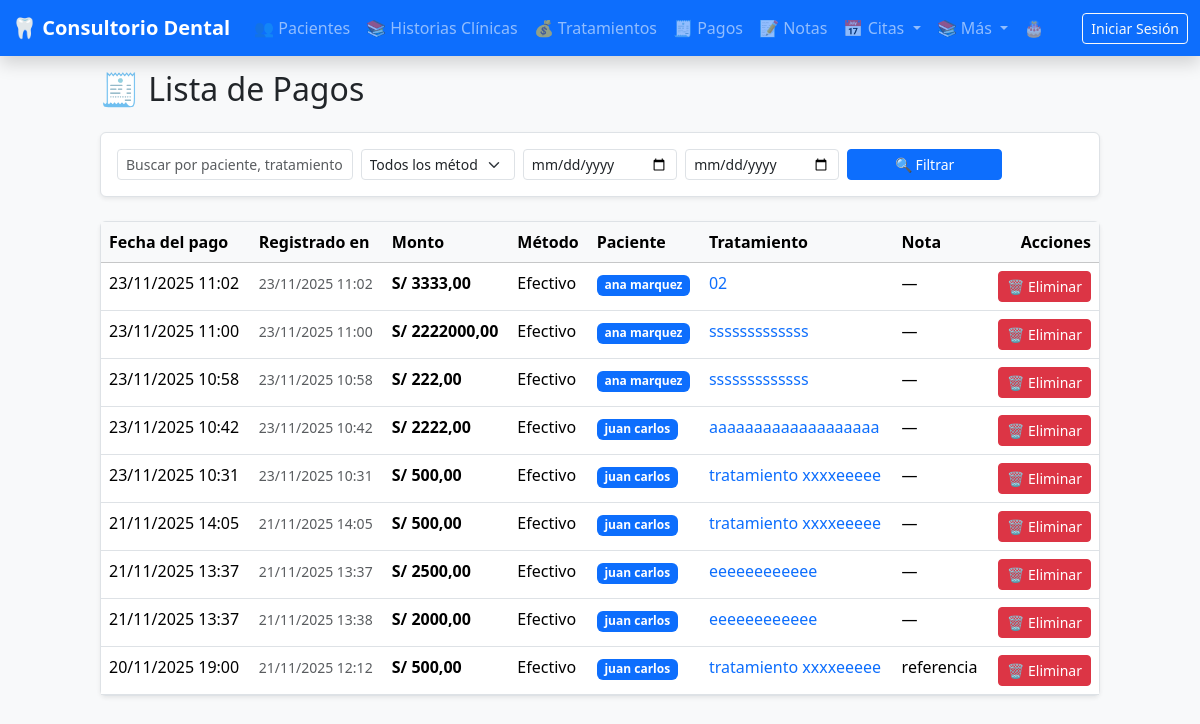
/tratamientos/pagos/, run on an earlier commit of the app's database.
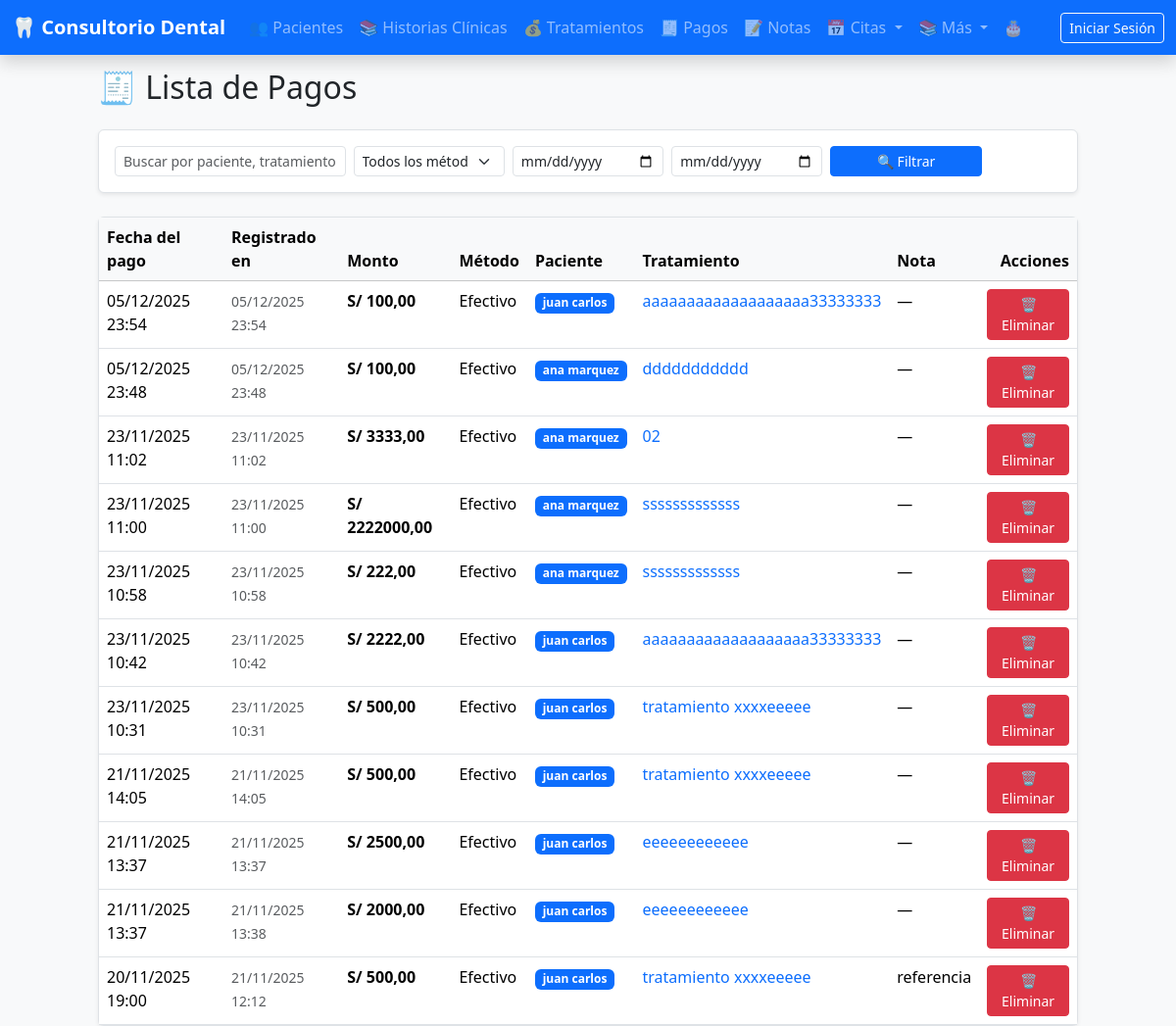
And on a later commit of the database.
### tratamientos/models.py (models this page shows, shortened)
class Pago(models.Model):
    tratamiento = models.ForeignKey(
        Tratamiento,
        on_delete=models.CASCADE,
        related_name='pagos',
        verbose_name="Tratamiento"
    )
    fecha_pago = models.DateTimeField(
        verbose_name="Fecha y hora del pago",
        default=timezone.now
    )
    monto = models.DecimalField(
        max_digits=10,
        decimal_places=2,
        verbose_name="Monto (S/)"
    )
    METODO_PAGO_CHOICES = [
        ('efectivo', 'Efectivo'),
        ('yape', 'Yape'),
        ('plin', 'Plin'),
        ('transferencia', 'Transferencia bancaria'),
        ('tarjeta', 'Tarjeta'),
        ('otro', 'Otro'),
    ]
    metodo_pago = models.CharField(
        max_length=15,
        choices=METODO_PAGO_CHOICES,
        default='efectivo',
        verbose_name="Método de pago"
    )
    nota = models.TextField(
        blank=True,
        verbose_name="Nota (opcional)"
    )
    registrado_en = models.DateTimeField(auto_now_add=True)
    class Meta:
        verbose_name = "Pago"
        verbose_name_plural = "Pagos"
        ordering = ['-fecha_pago']

class Tratamiento(models.Model):
    paciente = models.ForeignKey(
        Paciente,
        on_delete=models.CASCADE,
        related_name='tratamientos',
        verbose_name="Paciente"
    )
    nombre = models.CharField(
        max_length=200,
        verbose_name="Nombre del tratamiento",
        help_text="Ej: Endodoncia muela 36, Blanqueamiento, etc."
    )
    descripcion = models.TextField(
        blank=True,
        verbose_name="Descripción detallada"
    )
    costo_total = models.DecimalField(
        max_digits=10,
        decimal_places=2,
        verbose_name="Costo total (S/)"
    )
    fecha_inicio = models.DateField(
        verbose_name="Fecha de inicio"
    )
    fecha_fin = models.DateField(
        blank=True,
        null=True,
        verbose_name="Fecha de finalización (opcional)"
    )
    ESTADO_CHOICES = [
        ('pendiente', 'Pendiente'),
        ('en_progreso', 'En progreso'),
        ('completado', 'Completado'),
    ]
    estado = models.CharField(
        max_length=12,
        choices=ESTADO_CHOICES,
        default='pendiente',
        verbose_name="Estado del tratamiento"
    )
    creado_en = models.DateTimeField(auto_now_add=True)
    actualizado_en = models.DateTimeField(auto_now=True)
    class Meta:
        verbose_name = "Tratamiento"
        verbose_name_plural = "Tratamientos"
        ordering = ['-creado_en']

### pacientes/models.py (models this page shows, shortened)
class Paciente(models.Model):
    nombre_completo = models.CharField(
        max_length=150,
        verbose_name="Nombre completo",
        help_text="Nombres y apellidos completos"
    )
    dni = models.CharField(
        max_length=8,
        unique=True,
        verbose_name="DNI",
        validators=[MinLengthValidator(8)],
        help_text="Documento Nacional de Identidad (8 dígitos)"
    )
    fecha_nacimiento = models.DateField(
        verbose_name="Fecha de nacimiento"
    )
    GENERO_CHOICES = [
        ('M', 'Masculino'),
        ('F', 'Femenino'),
        ('O', 'Otro'),
    ]
    genero = models.CharField(
        max_length=1,
        choices=GENERO_CHOICES,
        verbose_name="Género"
    )
    ESTADO_CIVIL_CHOICES = [
        ('S', 'Soltero/a'),
        ('C', 'Casado/a'),
        ('D', 'Divorciado/a'),
        ('V', 'Viudo/a'),
        ('U', 'Unión libre'),
    ]
    estado_civil = models.CharField(
        max_length=1,
        choices=ESTADO_CIVIL_CHOICES,
        verbose_name="Estado civil"
    )
    telefono = models.CharField(
        max_length=15,
        blank=True,
        verbose_name="Teléfono"
    )
    distrito = models.CharField(
        max_length=100,
        blank=True,
        verbose_name="Distrito"
    )
    direccion = models.TextField(
        blank=True,
        verbose_name="Dirección"
    )
    email = models.EmailField(
        blank=True,
        verbose_name="Email"
    )
    ocupacion = models.CharField(
        max_length=100,
        blank=True,
        verbose_name="Ocupación"
    )
    nombre_tutor = models.CharField(
        max_length=150,
        blank=True,
        verbose_name="Nombre del tutor (si aplica)"
    )
    enfermedades_previas = models.TextField(
        blank=True,
        verbose_name="Enfermedades previas"
    )
    alergias = models.TextField(
        blank=True,
        verbose_name="Alergias"
    )
    GRUPO_SANGUINEO_CHOICES = [
        ('A+', 'A+'), ('A-', 'A-'),
        ('B+', 'B+'), ('B-', 'B-'),
        ('AB+', 'AB+'), ('AB-', 'AB-'),
        ('O+', 'O+'), ('O-', 'O-'),
    ]
    grupo_sanguineo = models.CharField(
        max_length=3,
        choices=GRUPO_SANGUINEO_CHOICES,
        blank=True,
        verbose_name="Grupo sanguíneo"
    )
    tratamientos_previos = models.TextField(
        blank=True,
        verbose_name="Tratamientos dentales previos"
    )
    experiencias_dentales = models.TextField(
        blank=True,
        verbose_name="Experiencias dentales (miedo, ansiedad, etc.)"
    )
    observaciones = models.TextField(
        blank=True,
        verbose_name="Observaciones generales"
    )
    creado_en = models.DateTimeField(auto_now_add=True)
    actualizado_en = models.DateTimeField(auto_now=True)
    class Meta:
        verbose_name = "Paciente"
        verbose_name_plural = "Pacientes"
        ordering = ['nombre_completo']

### tratamientos/views.py (the view)
# urls.py: path('pagos/', views.ListaPagosView.as_view(), name='lista_pagos'),
class ListaPagosView(ListView):
    model = Pago
    template_name = 'tratamientos/lista_pagos.html'
    context_object_name = 'pagos'
    paginate_by = 20
    def get_queryset(self):
        queryset = Pago.objects.select_related('tratamiento__paciente', 'tratamiento').all()
        q = self.request.GET.get('q')
        metodo = self.request.GET.get('metodo')
        fecha_inicio = self.request.GET.get('fecha_inicio')
        fecha_fin = self.request.GET.get('fecha_fin')
        paciente_id = self.request.GET.get('paciente_id')
        if q:
            queryset = queryset.filter(
                Q(tratamiento__paciente__nombre_completo__icontains=q) |
                Q(tratamiento__nombre__icontains=q) |
                Q(nota__icontains=q)
            )
        if metodo:
            queryset = queryset.filter(metodo_pago=metodo)
        if fecha_inicio:
            queryset = queryset.filter(fecha_pago__gte=fecha_inicio)
        if fecha_fin:
            queryset = queryset.filter(fecha_pago__lte=fecha_fin)
        if paciente_id:
            queryset = queryset.filter(tratamiento__paciente_id=paciente_id)
        return queryset.order_by('-fecha_pago')
    def get_context_data(self, **kwargs):
        context = super().get_context_data(**kwargs)
        return context

### pacientes/context_processors.py (called while the page is built)
def cumpleanos_hoy(request):
    hoy = date.today()
    cumpleaneros = Paciente.objects.filter(
        fecha_nacimiento__month=hoy.month,
        fecha_nacimiento__day=hoy.day
    )
    return {
        'cumpleaneros_hoy_count': cumpleaneros.count(),
        'cumpleaneros_hoy': cumpleaneros
    }

### tratamientos/templates/tratamientos/lista_pagos.html (shortened to what this page needs)
{% extends 'base.html' %}
{% block content %}
<div class="d-flex justify-content-center">
    <div class="col-lg-10">
        <div class="d-flex justify-content-between align-items-center mb-4">
            <h2 class="mb-0">🧾 Lista de Pagos</h2>
        </div>
        <div class="bg-white p-3 rounded shadow-sm border mb-4">
            <form method="get" class="row g-2">
                <div class="col-md-3">
                    <input type="text" name="q" class="form-control form-control-sm"
                           placeholder="Buscar por paciente, tratamiento o nota..."
                           value="{{ request.GET.q }}">
                </div>
                <div class="col-md-2">
                    <select name="metodo" class="form-select form-select-sm">
                        <option value="">Todos los métodos</option>
                    </select>
                </div>
                <div class="col-md-2">
                    <input type="date" name="fecha_inicio" class="form-control form-control-sm"
                           value="{{ request.GET.fecha_inicio }}">
                </div>
                <div class="col-md-2">
                    <input type="date" name="fecha_fin" class="form-control form-control-sm"
                           value="{{ request.GET.fecha_fin }}">
                </div>
                <div class="col-md-2 d-flex align-items-end">
                    <button type="submit" class="btn btn-primary btn-sm w-100">🔍 Filtrar</button>
                </div>
            </form>
        </div>
        <div class="bg-white rounded shadow-sm border">
            {% if pagos %}
                <div class="d-none d-md-block">
                    <div class="table-responsive">
                        <table class="table table-hover mb-0">
                            <thead class="table-light">
                                <tr>
                                    <th>Fecha del pago</th>
                                    <th class="d-none d-lg-table-cell">Registrado en</th>
                                    <th>Monto</th>
                                    <th>Método</th>
                                    <th>Paciente</th>
                                    <th>Tratamiento</th>
                                    <th class="d-none d-lg-table-cell">Nota</th>
                                    <th class="text-end">Acciones</th>
                                </tr>
                            </thead>
                            <tbody>
                                {% for pago in pagos %}
                                <tr>
                                    <td>{{ pago.fecha_pago|date:"d/m/Y H:i" }}</td>
                                    <td class="d-none d-lg-table-cell"><small class="text-muted">{{ pago.registrado_en|date:"d/m/Y H:i" }}</small></td>
                                    <td><strong>S/ {{ pago.monto }}</strong></td>
                                    <td>{{ pago.get_metodo_pago_display }}</td>
                                    <td>
                                        <a href="{% url 'pacientes:detalle' pago.tratamiento.paciente.pk %}" class="text-decoration-none">
                                            <span class="badge bg-primary">{{ pago.tratamiento.paciente.nombre_completo }}</span>
                                        </a>
                                    </td>
                                    <td>
                                        <a href="{% url 'tratamientos:detalle' pago.tratamiento.pk %}" class="text-decoration-none">
                                            {{ pago.tratamiento.nombre }}
                                        </a>
                                    </td>
                                    <td class="d-none d-lg-table-cell">{{ pago.nota|default:"—" }}</td>
                                    <td class="text-end">
                                        <a href="{% url 'tratamientos:eliminar_pago' pago.pk %}"
                                           class="btn btn-sm btn-danger"
                                           onclick="return confirm('¿Eliminar este pago?')">
                                            🗑️ Eliminar
                                        </a>
                                    </td>
                                </tr>
                                {% endfor %}
                            </tbody>
                        </table>
                    </div>
                </div>
            {% else %}
                <div class="text-center py-5">
                    <p class="text-muted">No hay pagos registrados.</p>
                </div>
            {% endif %}
        </div>
    </div>
</div>
{% endblock %}

### templates/base.html (shortened to what this page needs)
{% load static %}
<!DOCTYPE html>
<html lang="es">
<head>
    <link href="https://cdn.jsdelivr.net/npm/bootstrap@5.3.3/dist/css/bootstrap.min.css" rel="stylesheet">
    <link rel="stylesheet" href="https://cdn.jsdelivr.net/npm/bootstrap-icons@1.11.3/font/bootstrap-icons.min.css">
    <link rel="stylesheet" href="{% static 'css/custom.css' %}">
</head>
<body>
<nav class="navbar navbar-expand-lg navbar-dark bg-primary fixed-top shadow">
    <div class="container-fluid">
        <a class="navbar-brand" href="{% url 'pacientes:lista' %}">
            🦷 Consultorio Dental
        </a>
        <div class="collapse navbar-collapse" id="navbarNav">
            <ul class="navbar-nav me-auto">
                <li class="nav-item">
                    <a class="nav-link" href="{% url 'pacientes:lista' %}">👥 Pacientes</a>
                </li>
                <li class="nav-item">
                    <a class="nav-link" href="{% url 'historias:lista' %}">📚 Historias Clínicas</a>
                </li>
                <li class="nav-item">
                    <a class="nav-link" href="{% url 'tratamientos:lista' %}">💰 Tratamientos</a>
                </li>
                <li class="nav-item">
                    <a class="nav-link" href="{% url 'tratamientos:lista_pagos' %}">🧾 Pagos</a>
                </li>
                <li class="nav-item">
                    <a class="nav-link" href="{% url 'notas:lista' %}">📝 Notas</a>
                </li>
                <li class="nav-item dropdown">
                    <a class="nav-link dropdown-toggle" href="#" role="button" data-bs-toggle="dropdown">
                        📅 Citas
                    </a>
                </li>
                <li class="nav-item dropdown">
                    <a class="nav-link dropdown-toggle" href="#" role="button" data-bs-toggle="dropdown">
                        📚 Más
                    </a>
                </li>
                <li class="nav-item dropdown">
                    <a class="nav-link" href="{% url 'pacientes:cumpleanos_proximos' %}">
                        🎂
                    </a>
                </li>
            </ul>
            <ul class="navbar-nav">
                {% if user.is_authenticated %}
                    <li class="nav-item">
                        <span class="navbar-text text-white me-3">
                            Hola, {{ user.username }}
                        </span>
                    </li>
                    <li class="nav-item">
                        <a class="btn btn-outline-light btn-sm" href="#">Salir</a>
                    </li>
                {% else %}
                    <li class="nav-item">
                        <a class="btn btn-outline-light btn-sm" href="#">Iniciar Sesión</a>
                    </li>
                {% endif %}
            </ul>
        </div>
    </div>
</nav>
<main>
    {% block content %}
    {% endblock %}
</main>
</body>
</html>

### static/css/custom.css (style rules this page uses)
body { background-color: #f8f9fa; }

### templates/base.html (style rules this page uses)
body { padding-top: 70px; }
.navbar-brand { font-weight: bold; }

What changed in the data, as far as the page shows it:
added Pago: fecha_pago "05/12/2025 23:54", registrado_en "05/12/2025 23:54", monto "100,00", metodo_pago "Efectivo", tratamiento.paciente.nombre_completo "juan carlos", tratamiento.nombre "aaaaaaaaaaaaaaaaaaa33333333", nota "—"
added Pago: fecha_pago "05/12/2025 23:48", registrado_en "05/12/2025 23:48", monto "100,00", metodo_pago "Efectivo", tratamiento.paciente.nombre_completo "ana marquez", tratamiento.nombre "ddddddddddd", nota "—"
changed through a linked row, Pago (number 6 of 11 on the later page): tratamiento.nombre "aaaaaaaaaaaaaaaaaaa" → "aaaaaaaaaaaaaaaaaaa33333333"
